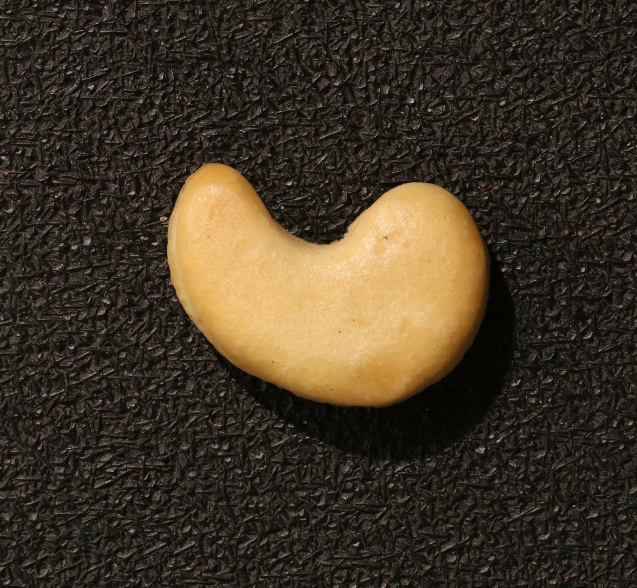
#> input picture graphics/train_cashew.JPG, 1274 x 1176 px (shown at 1/2 size)
$ python Versuch6.py
#> lines starting #> are read from the running program, lines starting #| are printed output that depends on the picture; after the words box and inside, x2 and y2 are one past the last pixel; in counts of white or black regions, pixels touching at a corner belong together
import numpy as np
import cv2

# [115 lines left out: function run, not called in this run]
    # result.append({"name":"Ca$h2","data":ergColor})


def get_images():
    # ask user for folder
    import tkinter as tk
    from tkinter import filedialog
    import os
    root = tk.Tk()
    root.withdraw()
    #ask user for folder
    folder_selected = filedialog.askdirectory(initialdir="/Users/fred/Library/CloudStorage/GoogleDrive-freddy.stepp@gmail.com/My Drive/Sciebo/01_Dual-Sick-Elektrotechnik Automation/DHBW/06_WS-24/03_Digitale Bildverarbeitung/00_GitHub/03_Digitale-Bildverarbeitung/cashew/cashew/Data/Images/Normal")
    # get all files in folder
    files = os.listdir(folder_selected)
    return folder_selected,files

def train_model():
    trainer=cv2.imread("graphics/train_cashew.JPG")
#> trainer is the input picture: shape (1176, 1274, 3); mean B, G, R 38.7, 53.6, 64
    svm = cv2.ml.SVM_create()
    svm.setKernel(cv2.ml.SVM_LINEAR)
    #svm.setKernel(cv2.ml.SVM_RBF)
    svm.setType(cv2.ml.SVM_C_SVC)
    svm.setC(2/10+0.1)
    svm.setGamma(2/10.0+0.1)

    # define to corners of areas for training
    # no cashew:
    x1,y1=776,951
    x2,y2=x1+100,y1+100
    # cashew:
    x3,y3=610,820
    x4,y4=x3+100,y3+100

    # draw rectangles around areas
    # cv2.rectangle(img_reco,(y1,x1),(y2,x2),(0,0,255),2)
    # cv2.rectangle(img_reco,(y3,x3),(y4,x4),(0,0,255),2)

    # create training data
    rows=np.array(trainer[x1,y1],dtype=np.float32)
#> rows = [0, 4, 5]
    response=[0]
    # no cashew
    for x in range(x1,x2):
        for y in range(y1,y2):
            rows = np.vstack((rows,np.array(trainer[x,y],dtype=np.float32)))
            response.append(0)
#> after the loop, response = 10001 values from 0 to 0

    # cashew
    for x in range(x3,x4):
        for y in range(y3,y4):
            rows = np.vstack((rows,np.array(trainer[x,y],dtype=np.float32)))
            response.append(1)
#> after the loop, response = 20001 items
#> the answer given: graphics
#> the answer given: graphics


    response= np.array(response).astype(int)
    train = rows

    svm.train(train, cv2.ml.ROW_SAMPLE, response)
    return svm

def extract_cashew(svm, image):
    height, width, *_ = image.shape[:]  # image height and width
#> height = 1176; width = 1274
    erg = svm.predict(image.reshape(height*width,3).astype(np.float32))
    erg= erg[1].reshape(height,width).astype(np.int8)
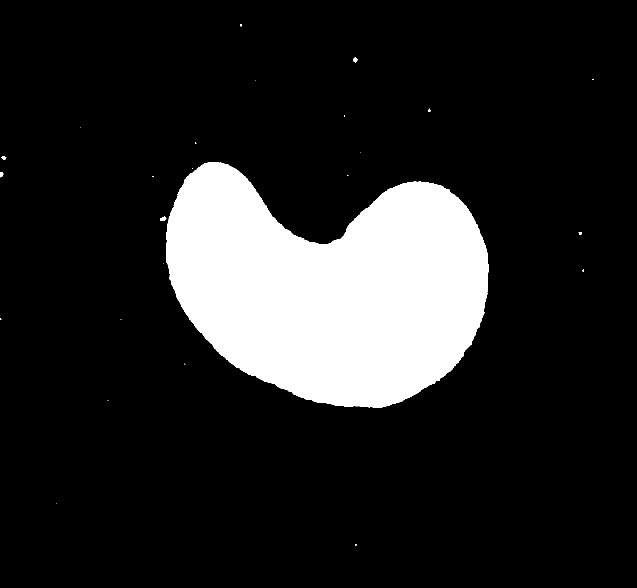
#> erg: shape (1176, 1274) int8 (shown at 1/2 size); values 0 (black) and 1 (white), 14.8% white; 25 white regions (18 under 20 px), largest, box (x1, y1, x2, y2) and area: (332, 324, 977, 815) 221417, (320, 433, 333, 442) 79, (707, 115, 715, 125) 60

    erg = erg.reshape(height,width)/5.01

    # Assuming `erg` is your grayscale image
    _, thresh = cv2.threshold(erg, 0,30, cv2.THRESH_BINARY)
    thresh = cv2.convertScaleAbs(thresh)  # Convert image to 8-bit
#> thresh: shape (1176, 1274); values 0 (black) and 30 (white), 14.8% white; 25 white regions (18 under 20 px)
    contours, _ = cv2.findContours(thresh, cv2.RETR_TREE, cv2.CHAIN_APPROX_NONE)
#> contours = 35 contours, 30 with area under 20; largest, box (x1, y1, x2, y2) and area: (332, 324, 977, 815) 220501, (320, 433, 333, 442) 64, (707, 115, 715, 125) 48, (0, 344, 7, 355) 42, (3, 313, 13, 320) 35


    conList=[]
    rectList=[]
    for i,ele in enumerate(contours):
        if cv2.contourArea(ele)>100000:
            # Smooth contours
            epsilon = 0.0019  * cv2.arcLength(ele, True)
            ele = cv2.approxPolyDP(ele, epsilon, True)

            conList.append(ele)
            rectList.append(cv2.minAreaRect(ele))
#> this loop made 35 passes
#> epsilon on pass 15: 4.12
#> ele on passes 2, 3, 4, 5, 8, 12: [[113, 1006]], [[215, 801], [216, 801]], [[369, 727], [369, 728], [370, 729], [369, 728]], [[241, 638], [242, 638]], [[326, 526]], [[695, 350], [695, 351], [696, 350]]
#> after the loop, conList = 1 contour; box (x1, y1, x2, y2) and area: (332, 327, 975, 815) 219540; epsilon = 4.12; rectList = [((648.1, 575.5), (457.9, 646.3), -84.83)]

    # [10 lines of commented-out code are left out]
    for rect in rectList:
        box = cv2.boxPoints(rect)
        box = np.int0(box)
#> this loop made 1 pass
#> (rect, box) on pass 1: (((648.1, 575.5), (457.9, 646.3), -84.83), [[949, 832], [305, 774], [346, 318], [990, 376]])
        # for i in range(4):
        #     cv2.circle(image, (box[i,0],box[i,1]), 5, (0,255,0), -1)

    # warp perspective of rectangles
    for rect in rectList:
        box = cv2.boxPoints(rect)
        box = np.int0(box)
        width = int(rect[1][0])
        height = int(rect[1][1])
        src_pts = box.astype("float32")
        dst_pts = np.array([[0, height-1],
                            [0, 0],
                            [width-1, 0],
                            [width-1, height-1]], dtype="float32")
        M = cv2.getPerspectiveTransform(src_pts, dst_pts)
        warped = cv2.warpPerspective(image, M, (width, height))
        # check if width is bigger than height
        if width<height:
            warped = cv2.rotate(warped, cv2.ROTATE_90_CLOCKWISE)
#> this loop made 1 pass
#> (rect, width, height, src_pts, dst_pts) on pass 1: (((648.1, 575.5), (457.9, 646.3), -84.83), 457, 646, [[949, 832], [305, 774], [346, 318], [990, 376]], [[0, 645], [0, 0], [456, 0], [456, 645]])
#> pass 1, in extract_cashew, `warped = cv2.warpPerspective(image, M, (width, height))`:
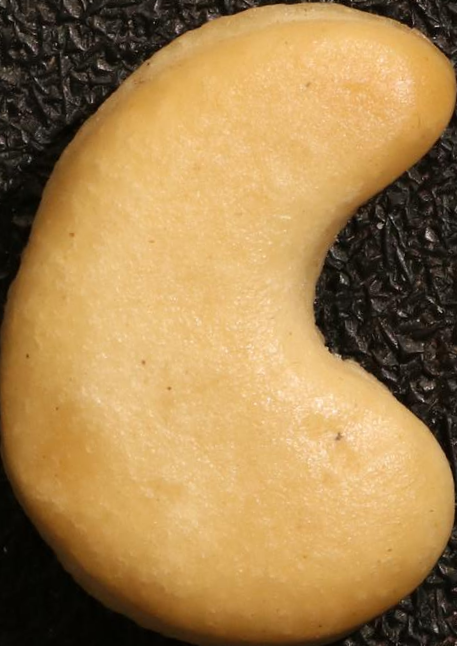
#> warped: shape (646, 457, 3); mean B, G, R 79.4, 130.6, 165.4
#> pass 1, in extract_cashew, `warped = cv2.rotate(warped, cv2.ROTATE_90_CLOCKWISE)`:
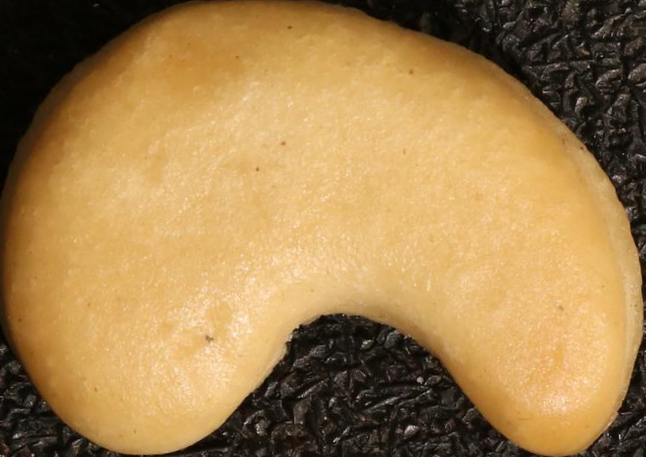
#> warped: shape (457, 646, 3); mean B, G, R 79.4, 130.6, 165.4
    return warped

def save_folder():
    # ask user for folder to save the data
    import tkinter as tk
    from tkinter import filedialog
    root = tk.Tk()
    root.withdraw()
    #ask user for folder
    folder_selected = filedialog.askdirectory(initialdir="/Users/fred/Library/CloudStorage/GoogleDrive-freddy.stepp@gmail.com/My Drive/Sciebo/01_Dual-Sick-Elektrotechnik Automation/DHBW/06_WS-24/03_Digitale Bildverarbeitung/00_GitHub/03_Digitale-Bildverarbeitung/cashew/")
    return folder_selected

def save_image(image, name, folder):
    #create subfolder if not exists
    import os
    if not os.path.exists(folder+"/train"):
        os.makedirs(folder+"/train")
    if not os.path.exists(folder+"/test"):
        os.makedirs(folder+"/test")
    import random
    if random.random()<0.9:
        cv2.imwrite(folder+"/train/"+name+".jpg",image)
    else:
        cv2.imwrite(folder+"/test/"+name+".jpg",image)

if __name__ == '__main__':
    svm=train_model()
    folder,files=get_images()
    if folder=="":
        print("No source folder selected")
        exit()
    result=[]
    save_folder=save_folder()
    if save_folder=="":
        print("No target folder selected")
        exit()
    for i,f in enumerate(files):
        if ".JPG" not in f:
            continue
        print(f"Analysing {f}")
        image=cv2.imread(folder+"/"+f)
        cropped=extract_cashew(svm,image)
        # resize image to 20% of original size
        cropped = cv2.resize(cropped, None, fx=0.25, fy=0.25, interpolation=cv2.INTER_CUBIC)
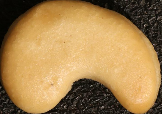
#> cropped: shape (114, 162, 3); mean B, G, R 79.4, 130.6, 165.3
        save_image(cropped,f,save_folder)
        if i<10:
            x=input()
            if x=="x":
                break

        # if user presses x, stop the loop
        #if cv2.waitKey(0) & 0xFF == ord('x'):
        #    break
        # any other key, close the window
        #cv2.destroyAllWindows()
